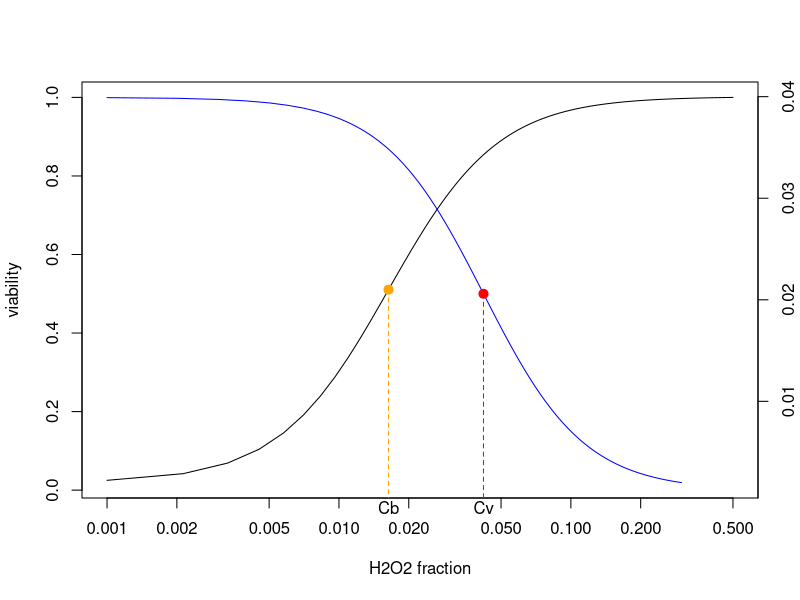
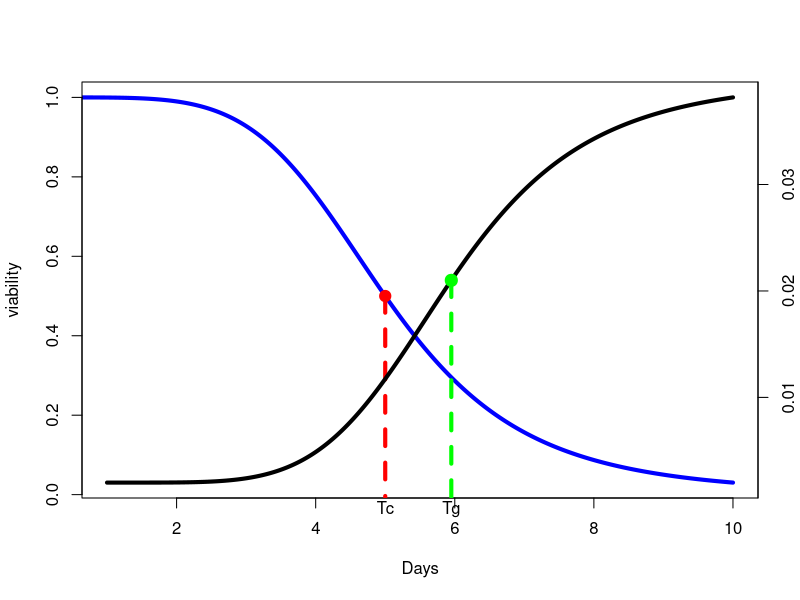

Write R code to recreate these figures, in order.
# logistical models for Parnell's thesis on H2O2-LOH effect

setwd("~/projects/LOH-oxidants2012.osX/model-diagram")

#these are my old function for CLS-H2O2
logistical.viability <- function( T, w, t ) { ret <- 1 /( 1 + ( t / T )^ w );  }
logistical.black     <- function(b.max, b.min, T, w, t ) { ret <- b.max - (b.max - b.min) /( 1 + ( t / T )^ w );  }

### for Cb, Cv figure
Tv = 0.042
Tb = 0.013
t = seq(0, 0.3, by=0.001)
w = 2;

pdf( 'diagram-CbCv.pdf',width=6,height=5)
v = logistical.viability( Tv, w, t)
plot( v ~ t, type='l', col='blue', log='x', xlim=c(0.001,0.5), xlab='H2O2 fraction', ylab='viability')
points( Tv, 0.5, pch=19, col="red", cex=1.2 );
arrows( Tv, 0.5, Tv, -1, lty=2, col="red");
mtext( "Cv",side=1,at=c(Tv) );

par(new=T)
b.max = 0.04; b.min = 0.002;
b = logistical.black( b.max, b.min, Tb, w, t)
plot( b ~ t, log='x', axes=F, xlab='', ylab='', type='l')
axis(4, pretty(range(b)))
points( Tb, (b.max+b.min)/2, pch=19, col="orange", cex=1.2 );
arrows( Tb, (b.max+b.min)/2, Tb, -1, lty=2, col="orange");
mtext( "Cb",side=1,at=c(Tb) );
dev.off()

### for Tg, Tc figures

Tg = 5.5
Tc = 5
t = seq(0, 10, by=0.01)
w = 5;

pdf( 'diagram-TgTc.pdf',width=6,height=5)
v = logistical.viability( Tc, w, t)
plot( v ~ t, type='l', col='blue', log='', xlim=c(01,10), xlab='Days', ylab='viability', lwd=4);

points( Tc, 0.5, pch=19, col="red", cex=1.5 );
arrows( Tc, 0.5, Tc, -1, lty=2, col="red", lwd=4);
mtext( "Tc",side=1,at=c(Tc) );

par(new=T)
b.max = 0.04; b.min = 0.002;
b = logistical.black( b.max, b.min, Tg, w, t)
plot( b ~ t, log='', axes=F, xlab='', ylab='', type='l', lwd=4)
axis(4, pretty(range(b)))
points( Tg, (b.max+b.min)/2, pch=19, col="green", cex=1.2, lwd=4 );
arrows( Tg, (b.max+b.min)/2, Tg, -1, lty=2, col="green", lwd=4);
mtext( "Tg",side=1,at=c(Tg) );
dev.off()


